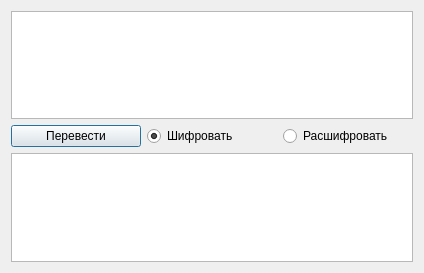
<?xml version="1.0" encoding="UTF-8"?>
<ui version="4.0">
 <class>Dialog</class>
 <widget class="QDialog" name="Dialog">
  <property name="geometry">
   <rect>
    <x>0</x>
    <y>0</y>
    <width>424</width>
    <height>273</height>
   </rect>
  </property>
  <property name="windowTitle">
   <string>Dialog</string>
  </property>
  <layout class="QGridLayout" name="gridLayout_2">
   <item row="0" column="0">
    <widget class="QTextEdit" name="textEdit"/>
   </item>
   <item row="1" column="0">
    <layout class="QGridLayout" name="gridLayout">
     <item row="0" column="0">
      <widget class="QPushButton" name="pushButton">
       <property name="sizePolicy">
        <sizepolicy hsizetype="Expanding" vsizetype="Expanding">
         <horstretch>0</horstretch>
         <verstretch>0</verstretch>
        </sizepolicy>
       </property>
       <property name="text">
        <string>Перевести</string>
       </property>
      </widget>
     </item>
     <item row="0" column="1">
      <widget class="QRadioButton" name="radioButton">
       <property name="sizePolicy">
        <sizepolicy hsizetype="Expanding" vsizetype="Expanding">
         <horstretch>0</horstretch>
         <verstretch>0</verstretch>
        </sizepolicy>
       </property>
       <property name="text">
        <string>Шифровать</string>
       </property>
       <property name="checked">
        <bool>true</bool>
       </property>
      </widget>
     </item>
     <item row="0" column="2">
      <widget class="QRadioButton" name="radioButton_2">
       <property name="sizePolicy">
        <sizepolicy hsizetype="Expanding" vsizetype="Expanding">
         <horstretch>0</horstretch>
         <verstretch>0</verstretch>
        </sizepolicy>
       </property>
       <property name="text">
        <string>Расшифровать</string>
       </property>
      </widget>
     </item>
    </layout>
   </item>
   <item row="2" column="0">
    <widget class="QTextEdit" name="textEdit_2"/>
   </item>
  </layout>
 </widget>
 <resources/>
 <connections/>
</ui>
